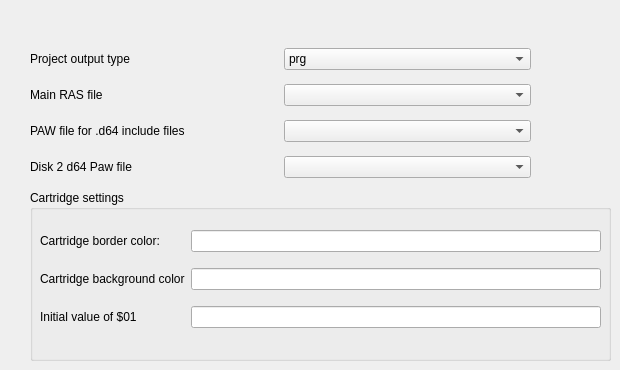
       <widget class="QWidget" name="tab_5">
        <attribute name="title">
         <string>Target output</string>
        </attribute>
        <widget class="QWidget" name="gridLayoutWidget_3">
         <property name="geometry">
          <rect>
           <x>30</x>
           <y>40</y>
           <width>501</width>
           <height>150</height>
          </rect>
         </property>
         <layout class="QGridLayout" name="gridLayout_4">
          <item row="1" column="0">
           <widget class="QLabel" name="label_8">
            <property name="text">
             <string>Main RAS file</string>
            </property>
           </widget>
          </item>
          <item row="0" column="1">
           <widget class="QComboBox" name="cmbOutputType">
            <item>
             <property name="text">
              <string>prg</string>
             </property>
            </item>
            <item>
             <property name="text">
              <string>d64</string>
             </property>
            </item>
            <item>
             <property name="text">
              <string>crt</string>
             </property>
            </item>
           </widget>
          </item>
          <item row="0" column="0">
           <widget class="QLabel" name="label_6">
            <property name="text">
             <string>Project output type</string>
            </property>
           </widget>
          </item>
          <item row="1" column="1">
           <widget class="QComboBox" name="cmbMainRas"/>
          </item>
          <item row="2" column="0">
           <widget class="QLabel" name="label_9">
            <property name="text">
             <string>PAW file for .d64 include files</string>
            </property>
           </widget>
          </item>
          <item row="2" column="1">
           <widget class="QComboBox" name="cmbPawInclude"/>
          </item>
          <item row="3" column="0">
           <widget class="QLabel" name="label_24">
            <property name="text">
             <string>Disk 2 d64 Paw file</string>
            </property>
           </widget>
          </item>
          <item row="3" column="1">
           <widget class="QComboBox" name="cmbPawInclude2"/>
          </item>
         </layout>
        </widget>
        <widget class="QGroupBox" name="groupBox_2">
         <property name="geometry">
          <rect>
           <x>30</x>
           <y>190</y>
           <width>581</width>
           <height>171</height>
          </rect>
         </property>
         <property name="title">
          <string>Cartridge settings</string>
         </property>
         <widget class="QWidget" name="gridLayoutWidget_4">
          <property name="geometry">
           <rect>
            <x>10</x>
            <y>30</y>
            <width>561</width>
            <height>121</height>
           </rect>
          </property>
          <layout class="QGridLayout" name="gridLayout_5">
           <item row="0" column="0">
            <widget class="QLabel" name="label_10">
             <property name="text">
              <string>Cartridge border color:</string>
             </property>
            </widget>
           </item>
           <item row="1" column="1">
            <widget class="QLineEdit" name="leBackgroundColor"/>
           </item>
           <item row="0" column="1">
            <widget class="QLineEdit" name="leBorderColor"/>
           </item>
           <item row="1" column="0">
            <widget class="QLabel" name="label_17">
             <property name="text">
              <string>Cartridge background color</string>
             </property>
            </widget>
           </item>
           <item row="2" column="0">
            <widget class="QLabel" name="label_18">
             <property name="text">
              <string>Initial value of $01</string>
             </property>
            </widget>
           </item>
           <item row="2" column="1">
            <widget class="QLineEdit" name="leInitMachineState">
             <property name="text">
              <string/>
             </property>
            </widget>
           </item>
          </layout>
         </widget>
        </widget>
       </widget>
